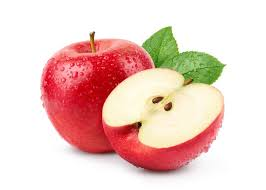
#> input picture apple.jpg, 266 x 190 px
$ python ShanaTova.py
#> lines starting #> are read from the running program, lines starting #| are printed output that depends on the picture
from ascii_magic import AsciiArt
from PIL import Image, ImageDraw, ImageFont

# Rebuild artwork with overlaid text
base_img = Image.open('apple.jpg')
#> base_img is the input picture: PIL image 266x190 RGB; mean R, G, B 237.6, 206.9, 199.6
draw = ImageDraw.Draw(base_img)

text = "Shana Tova!"
position = (10, 10)  # (x, y) coordinates
font_size = 40
font = ImageFont.load_default(font_size)

draw.text(position, text, font=font, fill="black")

tmp_path = "_tmp_with_text.jpg"
base_img.save(tmp_path)
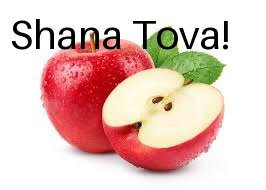
#> saved as _tmp_with_text.jpg: PIL image 266x190 RGB; mean R, G, B 229, 198.5, 191.6

#> (the run stopped early here; a loop or call above may not have finished)
